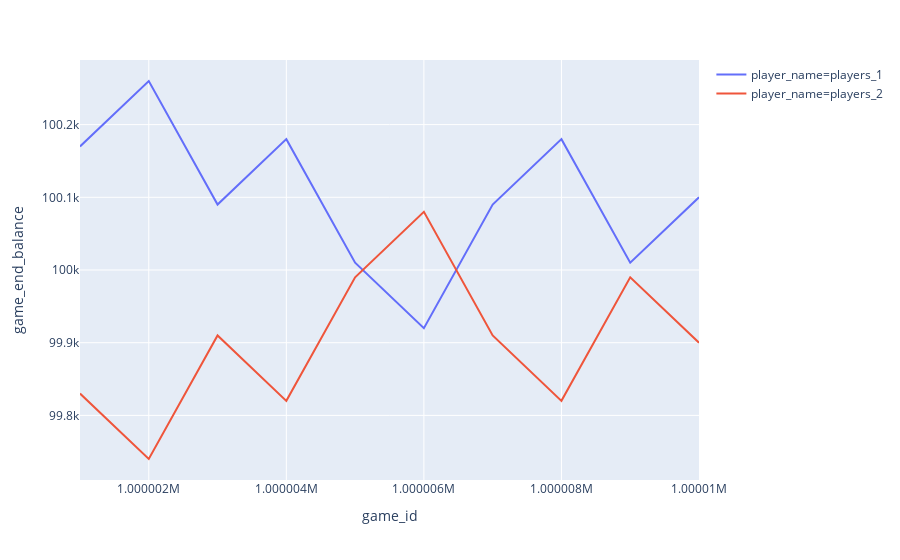

Source (notebook cell):
### Code cell
px.line(games[games['table_id']==1],x='game_id',y='game_end_balance',color='player_name')

### Figure 1 — Plotly figure (JSON) as saved in the notebook; plotly's stock layout.template omitted (floating-point values rounded to 4 significant figures)
{"data": [{"hoverlabel": {"namelength": 0}, "hovertemplate": "player_name=players_1<br>game_id=%{x}<br>game_end_balance=%{y}", "legendgroup": "player_name=players_1", "line": {"color": "#636efa", "dash": "solid"}, "mode": "lines", "name": "player_name=players_1", "showlegend": true, "type": "scatter", "x": [1000001, 1000002, 1000003, 1000004, 1000005, 1000006, 1000007, 1000008, 1000009, 1000010], "xaxis": "x", "y": [100170, 100260, 100090, 100180, 100010, 99920, 100090, 100180, 100010, 100100], "yaxis": "y"}, {"hoverlabel": {"namelength": 0}, "hovertemplate": "player_name=players_2<br>game_id=%{x}<br>game_end_balance=%{y}", "legendgroup": "player_name=players_2", "line": {"color": "#EF553B", "dash": "solid"}, "mode": "lines", "name": "player_name=players_2", "showlegend": true, "type": "scatter", "x": [1000001, 1000002, 1000003, 1000004, 1000005, 1000006, 1000007, 1000008, 1000009, 1000010], "xaxis": "x", "y": [99830, 99740, 99910, 99820, 99990, 100080, 99910, 99820, 99990, 99900], "yaxis": "y"}], "layout": {"legend": {"tracegroupgap": 0}, "margin": {"t": 60}, "xaxis": {"anchor": "y", "domain": [0, 1], "title": {"text": "game_id"}}, "yaxis": {"anchor": "x", "domain": [0, 1], "title": {"text": "game_end_balance"}}}}
